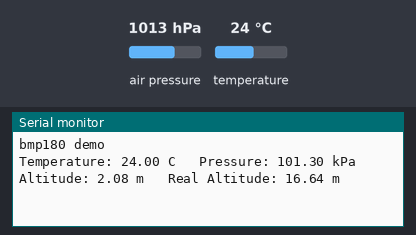
Recording of a sketch running on a simulated Arduino Uno, built with avr-gcc and run on an emulated ATmega328P. Parts: the last lines printed to the serial monitor. The test bench sets the inputs (shaded band); at power-on: air pressure 1013 hPa, temperature 24 °C.

Above: at 2.2 s.
2.3 s: air pressure set to 952 hPa
At 4.4 s:
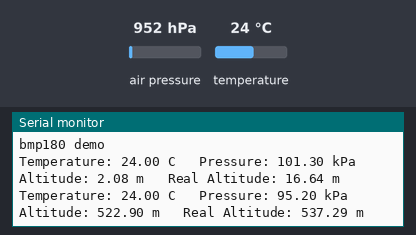
5.0 s: temperature set to 12 °C
At 7.3 s:
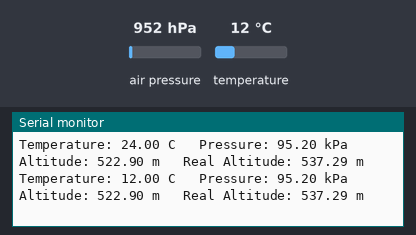
7.7 s: air pressure set to 975 hPa
At 9.0 s:
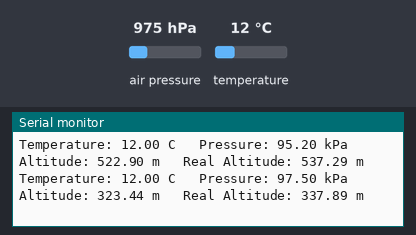
Timing chart, 0 to 10.7 s (numbered marks = the images above; inputs shaded):
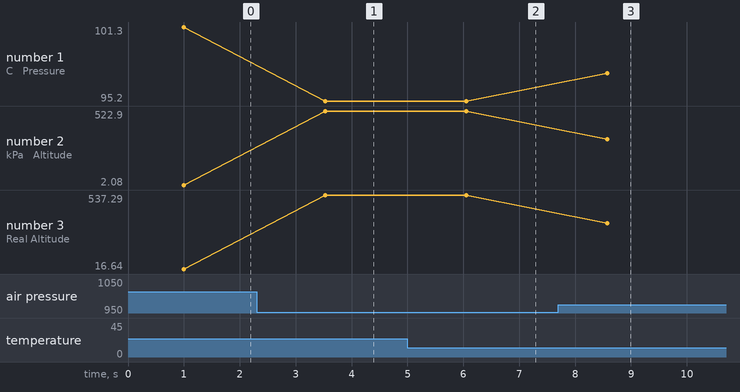

Measured:
- after the input at 2.3 s, the serial monitor: prints a new line after 1.2 s (image 1)
- after the input at 5.0 s, the serial monitor: prints a new line after 1.1 s (image 2)
- after the input at 7.7 s, the serial monitor: prints a new line after 0.88 s (image 3)
- plotted number 1: 101.3 → 95.2 after the input at 2.3 s, 95.2 → 97.5 after the input at 7.7 s
- plotted number 2: 2.08 → 522.9 after the input at 2.3 s, 522.9 → 323.44 after the input at 7.7 s
- plotted number 3: 16.64 → 537.29 after the input at 2.3 s, 537.29 → 337.89 after the input at 7.7 s

The sketch:

bmp180.ino
```cpp
#include <Wire.h>
#include <Adafruit_BMP085.h>

Adafruit_BMP085 bmp;

void setup(){
  Serial.begin(9600);
  bmp.begin();
  Serial.println("bmp180 demo");
  delay(1000);
}

void loop(){
  Serial.print("Temperature: ");
  Serial.print(bmp.readTemperature());
  Serial.print(" C");
  Serial.print("   Pressure: ");
  Serial.print(float(bmp.readPressure())/1000);
  Serial.print(" kPa");
  Serial.print("   Altitude: ");
  Serial.print(bmp.readAltitude());
  Serial.print(" m");
  Serial.print("   Real Altitude: ");
  Serial.print(bmp.readAltitude(101500));
  Serial.println(" m");
  delay(2500);
}
```
